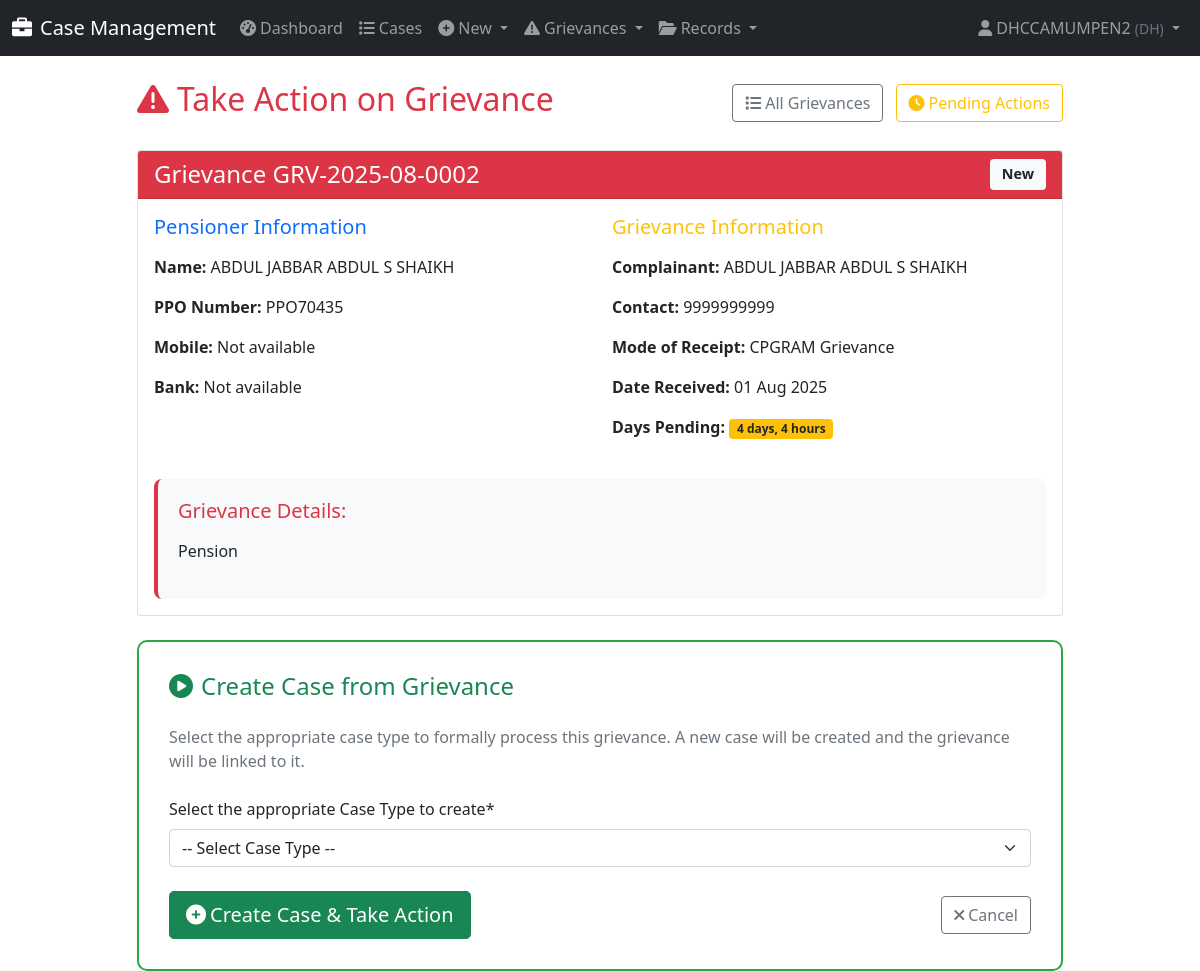
The app's page /grievances/GRV-2025-08-0002/action/ (signed in) with its own data.
### cases/models.py (models this page shows, shortened)
class UserProfile(models.Model):
    ROLE_CHOICES = [
        ('DH', 'Dealing Hand'),
        ('AAO', 'Assistant Accounts Officer'),
        ('AO', 'Accounts Officer'),
        ('Dy.CCA', 'Deputy Chief Controller of Accounts'),
        ('Jt.CCA', 'Joint Chief Controller of Accounts'),
        ('CCA', 'Chief Controller of Accounts'),
        ('Pr.CCA', 'Principal Chief Controller of Accounts'),
        ('ADMIN', 'Administrator'),
    ]
    user = models.OneToOneField(User, on_delete=models.CASCADE)
    role = models.CharField(max_length=20, choices=ROLE_CHOICES)
    phone = models.CharField(max_length=15, blank=True)
    department = models.CharField(max_length=100, blank=True)
    is_active_holder = models.BooleanField(default=True)
    is_record_keeper = models.BooleanField(
        default=False,
        help_text="Designates this user as responsible for handing over and receiving physical records."
    )

class Grievance(models.Model):
    GRIEVANCE_STATUS_CHOICES = [
        ('NEW', 'New'),
        ('ACTION_INITIATED', 'Action Initiated (Case Created)'),
        ('DISPOSED', 'Disposed'),
    ]
    DISPOSAL_TYPE_CHOICES = [
        ('INTERIM_REPLY', 'Interim Reply'),
        ('FINAL_REPLY', 'Final Reply'),
    ]
    grievance_id = models.CharField(max_length=50, unique=True, db_index=True, help_text="A unique ID for the grievance.")
    pensioner = models.ForeignKey(PPOMaster, on_delete=models.PROTECT, related_name='grievances', help_text="The pensioner this grievance relates to.")
    complainant_name = models.CharField(max_length=200)
    complainant_contact = models.CharField(max_length=100, blank=True, help_text="Phone number or email address.")
    mode_of_receipt = models.ForeignKey('GrievanceMode', on_delete=models.PROTECT, help_text="How the grievance was received.")
    grievance_text = models.TextField(help_text="The full text of the complaint.")
    date_received = models.DateField(default=timezone.now)
    status = models.CharField(max_length=20, choices=GRIEVANCE_STATUS_CHOICES, default='NEW')
    disposal_type = models.CharField(max_length=20, choices=DISPOSAL_TYPE_CHOICES, null=True, blank=True)
    reply_details = models.TextField(blank=True, help_text="Details of the interim or final reply provided.")
    date_disposed = models.DateField(null=True, blank=True)
    generated_case = models.OneToOneField('Case', on_delete=models.SET_NULL, null=True, blank=True, related_name='source_grievance')
    created_by = models.ForeignKey(
        User,
        on_delete=models.SET_NULL,
        null=True,
        blank=True,
        related_name='created_grievances',
        help_text="The user who originally registered the grievance."
    )
    assigned_to = models.ForeignKey(
        UserProfile,
        on_delete=models.SET_NULL,
        null=True,
        blank=True,
        related_name='assigned_grievances',
        help_text="The user this grievance is currently assigned to."
    )
    history = HistoricalRecords()
    class Meta:
        ordering = ['-date_received']
        verbose_name = "Grievance"
        verbose_name_plural = "Grievances"

class PPOMaster(models.Model):
    pension_case_number = models.CharField(max_length=50, unique=True, db_index=True, null=True, blank=True)  # PNSN_CASE_NO
    ppo_number = models.CharField(max_length=20, unique=True, db_index=True)  # PPO_NO
    pension_type = models.CharField(max_length=50)  # PNSN_TYP
    employee_number = models.CharField(max_length=50, unique=True, db_index=True, null=True, blank=True)
    employee_name = models.CharField(max_length=200)  # EMP_NM
    date_of_retirement = models.DateField(null=True, blank=True)   # Date_of_retirement
    date_of_birth = models.DateField(null=True, blank=True)  # date_of_birth
    date_of_death_pensioner = models.DateField(null=True, blank=True)  # date_of_death_Pensioner
    date_of_death_family_pensioner = models.DateField(null=True, blank=True)  # date_of_death_FP
    nominee_name = models.CharField(max_length=200, blank=True, null=True)  # NOMINE_NM
    relationship_with_pensioner = models.CharField(max_length=50, blank=True, null=True)  # Relationship_with_the_pensioner
    bank_sort_code = models.CharField(max_length=20, blank=True, null=True)  # BANK_SORT_CD
    account_number = models.CharField(max_length=20, blank=True, null=True)  # ACCT_NO
    designation = models.CharField(max_length=100, blank=True, null=True)
    aadhaar_number = models.CharField(max_length=12, blank=True, null=True)  # AADHAAR_NO
    mobile_number = models.CharField(max_length=15, blank=True, null=True)  # MOB_NO
    it_pan = models.CharField(max_length=10, blank=True, null=True)  # IT_PAN
    ifsc_code = models.CharField(max_length=11, blank=True, null=True)  # IFSC_CODE
    department = models.CharField(max_length=100, blank=True, null=True)
    bank_name = models.CharField(max_length=100, blank=True, null=True)
    branch_code = models.CharField(max_length=20, blank=True, null=True)
    address = models.TextField(blank=True, null=True)
    email = models.EmailField(blank=True, null=True)
    created_at = models.DateTimeField(auto_now_add=True)
    updated_at = models.DateTimeField(auto_now=True)
    history = HistoricalRecords()
    class Meta:
        ordering = ['-date_of_retirement']
        verbose_name = 'PPO Master'
        verbose_name_plural = 'PPO Masters'
        indexes = [
            models.Index(fields=['ppo_number']),
            models.Index(fields=['employee_number']),
            models.Index(fields=['employee_name']),
            models.Index(fields=['pension_case_number']),
        ]

class GrievanceMode(models.Model):
    name = models.CharField(max_length=100, unique=True, help_text="The name of the grievance mode.")
    is_active = models.BooleanField(default=True, help_text="Deactivate to hide this mode from forms.")
    class Meta:
        ordering = ['name']
        verbose_name = "Grievance Mode"
        verbose_name_plural = "Grievance Modes"

### cases/views.py (the view)
# urls.py: path('grievances/<str:grievance_id>/action/', views.take_grievance_action, name='take_grievance_action'),
@login_required
def take_grievance_action(request, grievance_id):
    grievance = get_object_or_404(Grievance, grievance_id=grievance_id)
    user_profile = get_object_or_404(UserProfile, user=request.user)
    if grievance.generated_case:
        messages.warning(request, "Action has already been taken on this grievance.")
        return redirect('case_detail', case_id=grievance.generated_case.case_id)
    if request.method == 'POST':
        form = GrievanceActionForm(request.POST)
        if form.is_valid():
            case_type = form.cleaned_data['case_type']
            initial_holder = UserProfile.objects.filter(role='DH', is_active_holder=True).first()
            if not initial_holder:
                messages.error(request, "No active Dealing Hand found to assign the case. Please configure users.")
                return redirect('take_grievance_action', grievance_id=grievance.grievance_id)
            with transaction.atomic():
                new_case = Case.objects.create(
                    case_type=case_type,
                    ppo_master=grievance.pensioner,
                    applicant_name=grievance.complainant_name,
                    case_description=grievance.grievance_text,
                    case_title=f"{case_type.name} from Grievance {grievance.grievance_id}",
                    current_holder=initial_holder,
                    current_status=f"With {initial_holder.user.username}",
                    created_by=request.user,
                    last_updated_by=request.user
                )
                CaseMovement.objects.create(
                    case=new_case,
                    from_stage='Grievance',
                    to_stage=initial_holder.role,
                    to_holder=initial_holder,
                    action='Case created from Grievance',
                    updated_by=request.user
                )
                grievance.generated_case = new_case
                grievance.status = 'ACTION_INITIATIED' # Note: Typo in original, should be 'ACTION_INITIATED'
                grievance.save()
            messages.success(request, f"Case {new_case.case_id} has been successfully created from the grievance.")
            return redirect('case_detail', case_id=new_case.case_id)
    else:
        form = GrievanceActionForm()
    context = {
        'grievance': grievance,
        'form': form,
    }
    return render(request, 'cases/take_grievance_action.html', context)

### templates/cases/take_grievance_action.html (shortened to what this page needs)
{% extends 'base.html' %}
{% load crispy_forms_tags %}
{% block content %}
<div class="container">
    <div class="row justify-content-center">
        <div class="col-md-10">
            <div class="d-flex justify-content-between align-items-center mb-4">
                <h2 class="text-danger">
                    <i class="fas fa-exclamation-triangle me-2"></i>Take Action on Grievance
                </h2>
                <div>
                    <a href="{% url 'grievance_list' %}" class="btn btn-outline-secondary me-2">
                        <i class="fas fa-list me-1"></i>All Grievances
                    </a>
                    <a href="{% url 'pending_grievance_actions' %}" class="btn btn-outline-warning">
                        <i class="fas fa-clock me-1"></i>Pending Actions
                    </a>
                </div>
            </div>
            <div class="card mb-4">
                <div class="card-header bg-danger text-white">
                    <div class="d-flex justify-content-between align-items-center">
                        <h4 class="mb-0">Grievance {{ grievance.grievance_id }}</h4>
                        <span class="badge bg-light text-dark badge-large">{{ grievance.get_status_display }}</span>
                    </div>
                </div>
                <div class="card-body">
                    <div class="row">
                        <div class="col-md-6">
                            <h5 class="text-primary mb-3">Pensioner Information</h5>
                            {% if grievance.pensioner %}
                                <p><strong>Name:</strong> {{ grievance.pensioner.employee_name }}</p>
                                <p><strong>PPO Number:</strong> {{ grievance.pensioner.ppo_number }}</p>
                                <p><strong>Mobile:</strong> {{ grievance.pensioner.mobile_number|default:"Not available" }}</p>
                                <p><strong>Bank:</strong> {{ grievance.pensioner.bank_name|default:"Not available" }}</p>
                            {% else %}
                                <p class="text-muted">Pensioner information not available</p>
                            {% endif %}
                        </div>
                        <div class="col-md-6">
                            <h5 class="text-warning mb-3">Grievance Information</h5>
                            <p><strong>Complainant:</strong> {{ grievance.complainant_name }}</p>
                            <p><strong>Contact:</strong> {{ grievance.complainant_contact|default:"Not provided" }}</p>
                            <p><strong>Mode of Receipt:</strong> {{ grievance.mode_of_receipt.name }}</p>
                            <p><strong>Date Received:</strong> {{ grievance.date_received|date:"d M Y" }}</p>
                            <p><strong>Days Pending:</strong>
                                <span class="badge bg-warning text-dark">{{ grievance.date_received|timesince }}</span>
                            </p>
                        </div>
                    </div>
                    <div class="grievance-details mt-4">
                        <h5 class="text-danger mb-3">Grievance Details:</h5>
                        <p class="mb-0">{{ grievance.grievance_text|linebreaks }}</p>
                    </div>
                </div>
            </div>
            {% if not grievance.generated_case %}
            <div class="action-form">
                <h4 class="text-success mb-4">
                    <i class="fas fa-play-circle me-2"></i>Create Case from Grievance
                </h4>
                <p class="text-muted mb-4">
                    Select the appropriate case type to formally process this grievance.
                    A new case will be created and the grievance will be linked to it.
                </p>
                <form method="post">
                    {{ form|crispy }}
                    <div class="d-flex justify-content-between align-items-center mt-4">
                        <div>
                            <button type="submit" class="btn btn-success btn-lg">
                                <i class="fas fa-plus-circle me-1"></i>Create Case & Take Action
                            </button>
                        </div>
                        <div>
                            <a href="{% url 'pending_grievance_actions' %}" class="btn btn-outline-secondary">
                                <i class="fas fa-times me-1"></i>Cancel
                            </a>
                        </div>
                    </div>
                </form>
            </div>
            {% endif %}
        </div>
    </div>
</div>
{% endblock %}

### templates/base.html (shortened to what this page needs)
<!DOCTYPE html>
<html lang="en">
<head>
    <link href="https://cdn.jsdelivr.net/npm/bootstrap@5.1.3/dist/css/bootstrap.min.css" rel="stylesheet">
    <link rel="stylesheet" href="https://cdnjs.cloudflare.com/ajax/libs/font-awesome/6.0.0/css/all.min.css">
</head>
<body>
    <nav class="navbar navbar-expand-lg navbar-dark bg-dark">
        <div class="container-fluid">
            <a class="navbar-brand" href="{% url 'dashboard' %}"><i class="fas fa-briefcase me-2"></i>Case Management</a>
            <div class="collapse navbar-collapse" id="navbarNav">
                <ul class="navbar-nav me-auto">
                    <li class="nav-item"><a class="nav-link" href="{% url 'dashboard' %}"><i class="fas fa-tachometer-alt me-1"></i>Dashboard</a></li>
                    <li class="nav-item"><a class="nav-link" href="{% url 'case_list' %}"><i class="fas fa-list me-1"></i>Cases</a></li>
                    <li class="nav-item dropdown">
                        <a class="nav-link dropdown-toggle" href="#" id="newCaseDropdown" role="button" data-bs-toggle="dropdown">
                            <i class="fas fa-plus-circle me-1"></i>New
                        </a>
                    </li>
                    <li class="nav-item dropdown">
                        <a class="nav-link dropdown-toggle" href="#" id="grievancesDropdown" role="button" data-bs-toggle="dropdown">
                            <i class="fas fa-exclamation-triangle me-1"></i>Grievances
                        </a>
                    </li>
                    <li class="nav-item dropdown">
                        <a class="nav-link dropdown-toggle" href="#" id="recordsDropdown" role="button" data-bs-toggle="dropdown">
                            <i class="fas fa-folder-open me-1"></i>Records
                        </a>
                    </li>
                </ul>
                <ul class="navbar-nav">
                    {% if user.is_authenticated %}
                    <li class="nav-item dropdown">
                        <a class="nav-link dropdown-toggle" href="#" id="userDropdown" role="button" data-bs-toggle="dropdown">
                            <i class="fas fa-user me-1"></i>{{ user.get_full_name|default:user.username }}
                            <small class="text-muted">({{ user.userprofile.role }})</small>
                        </a>
                    </li>
                    {% else %}
                     <li class="nav-item"><a class="nav-link" href="{% url 'login' %}">Login</a></li>
                    {% endif %}
                </ul>
            </div>
        </div>
    </nav>
    <main class="container-fluid mt-4">
        {% block content %}{% endblock %}
    </main>
</body>
</html>

### records on screen
Grievance: grievance_id "GRV-2025-08-0002", status "New", pensioner.employee_name "ABDUL JABBAR ABDUL S SHAIKH", pensioner.ppo_number "PPO70435", pensioner.mobile_number "Not available", pensioner.bank_name "Not available", complainant_name "ABDUL JABBAR ABDUL S SHAIKH", complainant_contact "9999999999", mode_of_receipt.name "CPGRAM Grievance", date_received "01 Aug 2025", date_received "4 days, 4 hours", grievance_text "Pension"

### other values on screen
{{ user.get_full_name|default:user.username }} "DHCCAMUMPEN2"
{{ user.userprofile.role }} "DH"
